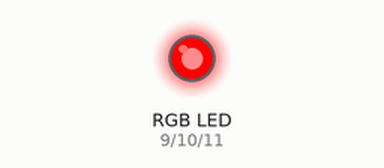
This sketch was run on a simulated Arduino Uno, built with avr-gcc and run on an emulated ATmega328P. Shown: an RGB LED mixed from three pins (HIGH = lit).

Above: at 0.5 s.
At 1.5 s:
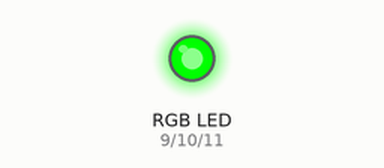
At 5.5 s:
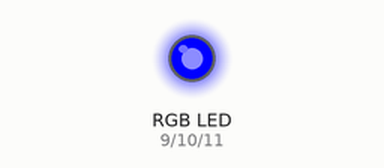
Timing chart, 0 to 6.9 s (numbered marks = the images above):
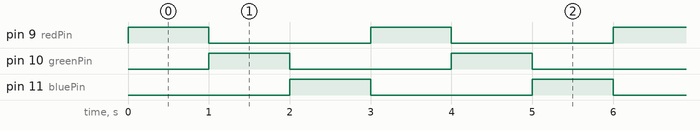

Measured:
- by itself, pin 9 (redPin), pin 10 (greenPin), pin 11 (bluePin): alternates HIGH for 1.0 s and LOW for 2.0 s
- by itself, everything shown: repeats every 3.0 s, in 3 steps

The sketch:

Clase_15_-_LedRGB.ino
```cpp
int redPin = 9;    // Pin para el LED rojo
int greenPin = 10;  // Pin para el LED verde
int bluePin = 11;   // Pin para el LED azul

void setup() {
  // Configurar los pines como salida
  pinMode(redPin, OUTPUT);
  pinMode(greenPin, OUTPUT);
  pinMode(bluePin, OUTPUT);
}

void loop() {
  // Encender el LED rojo
  digitalWrite(redPin, HIGH);
  digitalWrite(greenPin, LOW);
  digitalWrite(bluePin, LOW);
  delay(1000);  // Esperar un segundo

  // Encender el LED verde
  digitalWrite(redPin, LOW);
  digitalWrite(greenPin, HIGH);
  digitalWrite(bluePin, LOW);
  delay(1000);  // Esperar un segundo

  // Encender el LED azul
  digitalWrite(redPin, LOW);
  digitalWrite(greenPin, LOW);
  digitalWrite(bluePin, HIGH);
  delay(1000);  // Esperar un segundo
}
```
